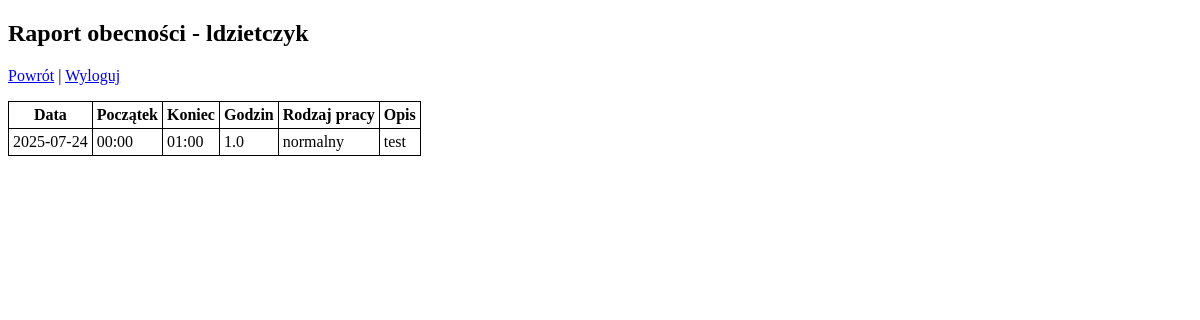
The page /raport (signed in) on the database as committed earlier.
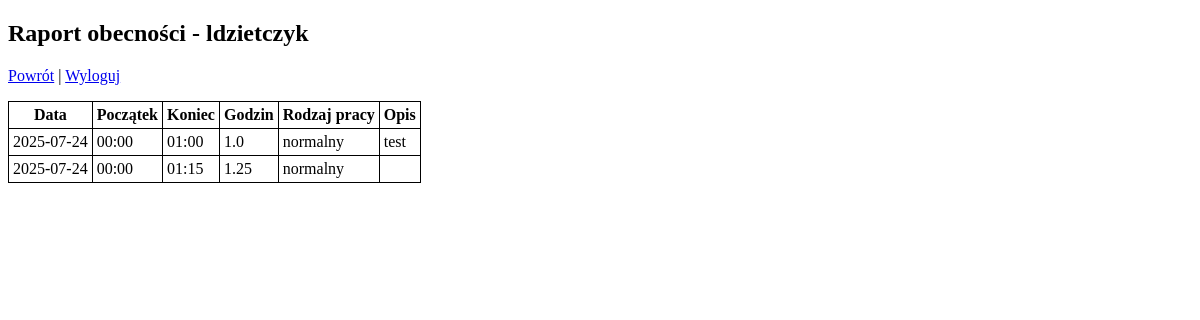
The same page on the database as committed later.
### app.py (models this page shows)
class User(db.Model):
    id = db.Column(db.Integer, primary_key=True)
    username = db.Column(db.String(80), unique=True, nullable=False)
    password_hash = db.Column(db.String(128), nullable=False)

class Attendance(db.Model):
    id = db.Column(db.Integer, primary_key=True)
    user_id = db.Column(db.Integer, db.ForeignKey('user.id'), nullable=False)
    date = db.Column(db.Date, nullable=False)
    start_time = db.Column(db.Time, nullable=False)
    end_time = db.Column(db.Time, nullable=False)
    work_type = db.Column(db.String(50), nullable=False)
    description = db.Column(db.Text, nullable=True)
    timestamp = db.Column(db.DateTime, default=datetime.utcnow)

### app.py (the view)
@app.route('/raport')
def raport():
    if 'user_id' not in session:
        return redirect(url_for('login'))
    user = User.query.get(session['user_id'])
    entries = Attendance.query.filter_by(user_id=user.id).order_by(Attendance.date).all()
    return render_template('raport.html', entries=entries, username=user.username, datetime=datetime)

### templates/raport.html (shortened to what this page needs)
<!DOCTYPE html>
<html lang="pl">
<head>
</head>
<body>
    <h2>Raport obecności - {{ username }}</h2>
    <p><a href="{{ url_for('attendance') }}">Powrót</a> | <a href="{{ url_for('logout') }}">Wyloguj</a></p>
    <table>
        <thead>
            <tr>
                <th>Data</th>
                <th>Początek</th>
                <th>Koniec</th>
                <th>Godzin</th>
                <th>Rodzaj pracy</th>
                <th>Opis</th>
            </tr>
        </thead>
        <tbody>
            {% for e in entries %}
            <tr>
                <td>{{ e.date }}</td>
                <td>{{ e.start_time.strftime('%H:%M') }}</td>
                <td>{{ e.end_time.strftime('%H:%M') }}</td>
                <td>{{ ((datetime.combine(e.date, e.end_time) - datetime.combine(e.date, e.start_time)).seconds // 3600) + (((datetime.combine(e.date, e.end_time) - datetime.combine(e.date, e.start_time)).seconds % 3600) // 60) / 60 }}</td>
                <td>{{ e.work_type }}</td>
                <td>{{ e.description or '' }}</td>
            </tr>
            {% endfor %}
        </tbody>
    </table>
</body>
</html>

### templates/raport.html (style rules this page uses)
table, th, td { border: 1px solid black; border-collapse: collapse; padding: 4px; }

Rows that differ between the two databases and show on the page:
added Attendance: date "2025-07-24", start_time "00:00", end_time "01:15", date+end_time+start_time "1.25", work_type "normalny"
